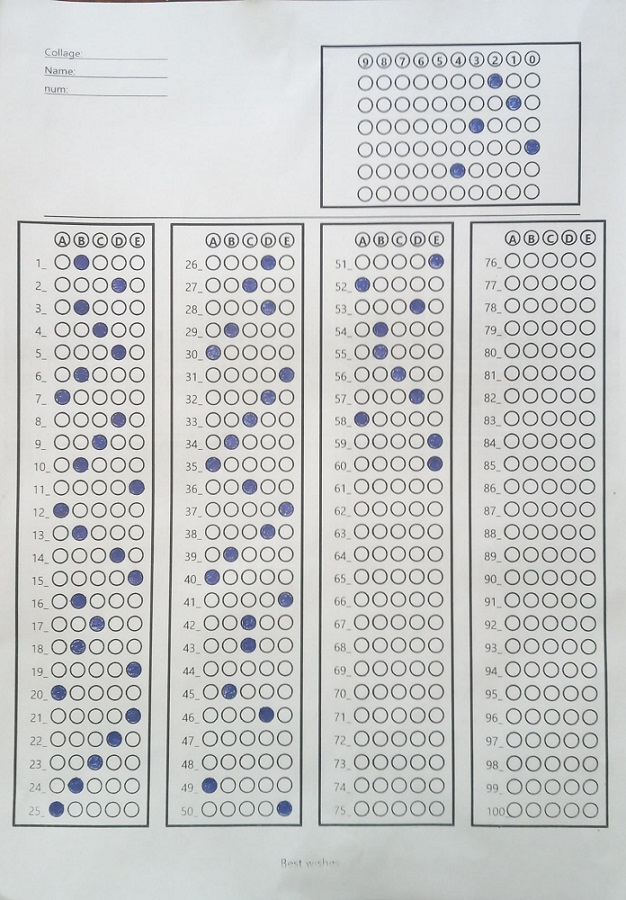
#> input picture Ai/project/frames/paper.jpeg, 626 x 900 px, found by its file name
$ python grayscale.py
#> lines starting #> are read from the running program, lines starting #| are printed output that depends on the picture
import cv2

image = cv2.imread("../Data/edit/paper.jpeg")
#> image is the input picture: shape (900, 626, 3); mean B, G, R 202.5, 203.1, 201.5

grayscale = cv2.cvtColor(image, cv2.COLOR_BGR2GRAY)

edges = cv2.Canny(image , 50, 150)
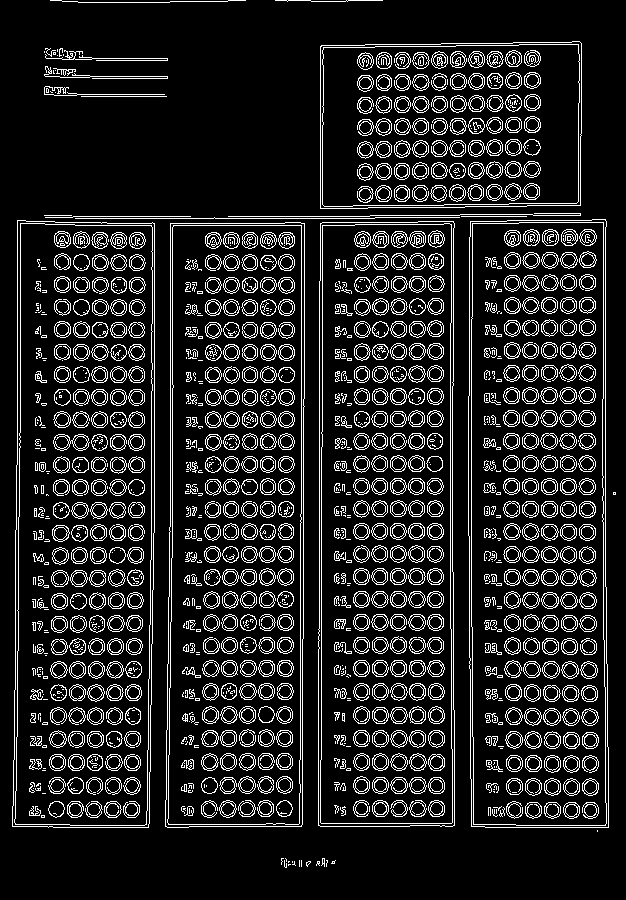
#> edges: shape (900, 626); 13.1% white in thin lines or dots

cv2.imwrite(f"grayscale.jpg" ,grayscale )
cv2.imwrite(f"canny.jpg" ,edges )
